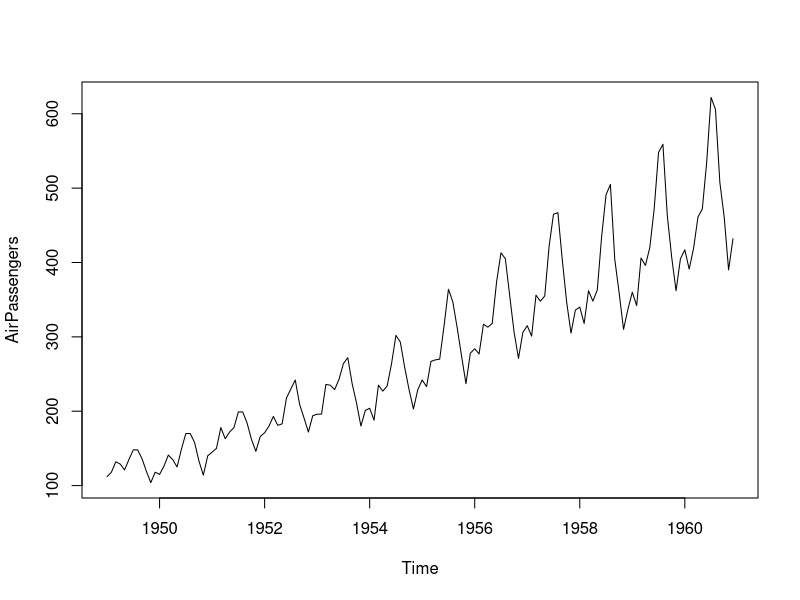
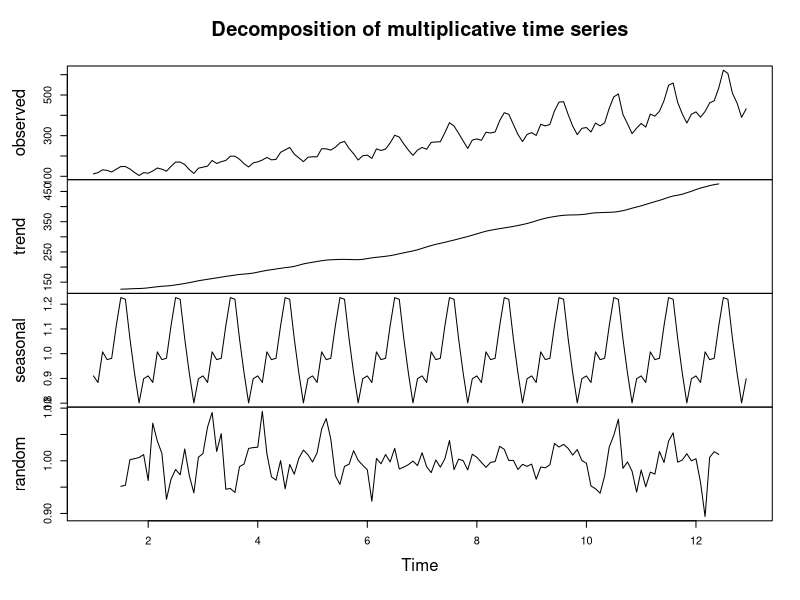
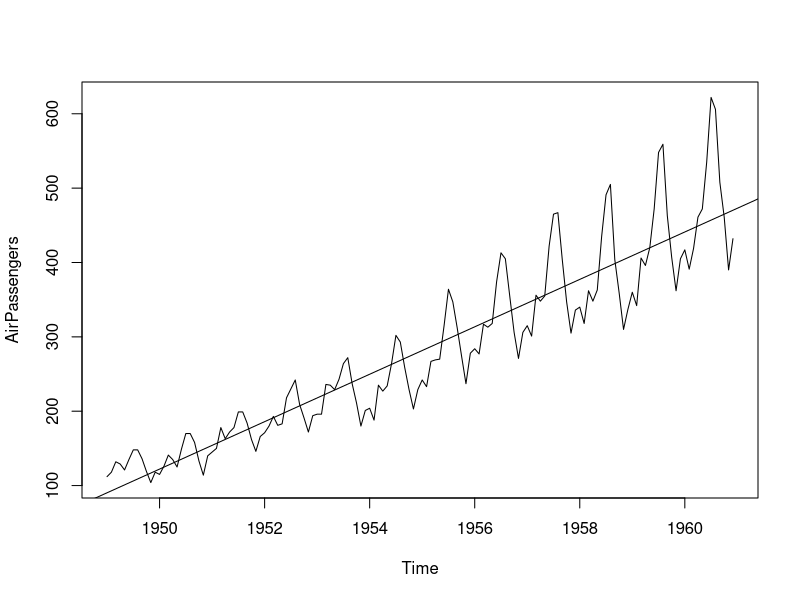
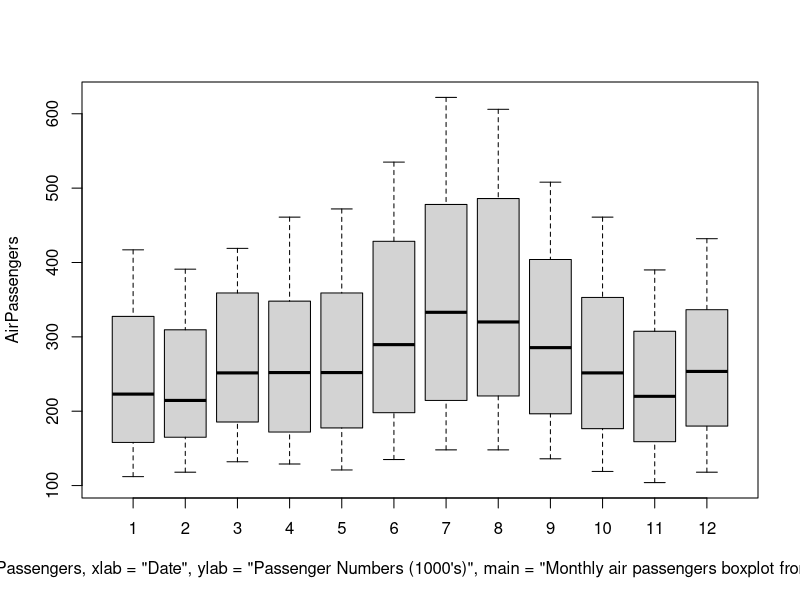
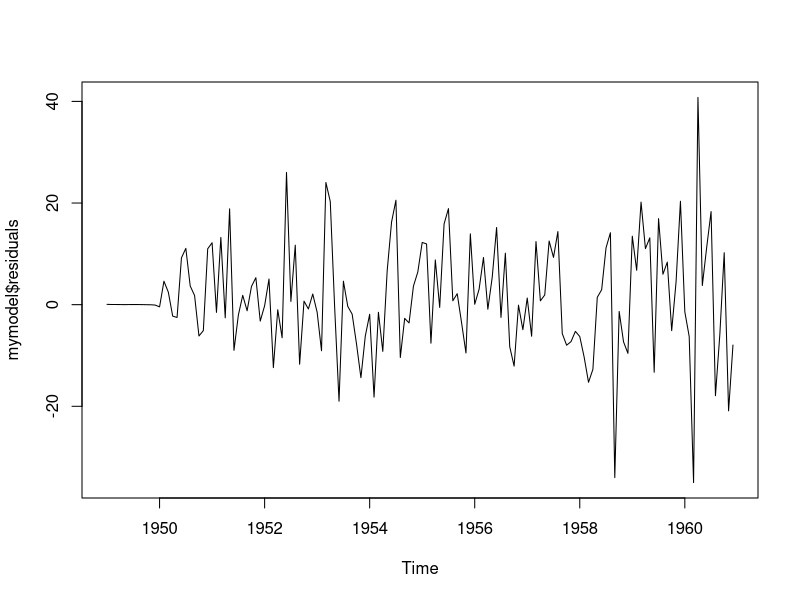
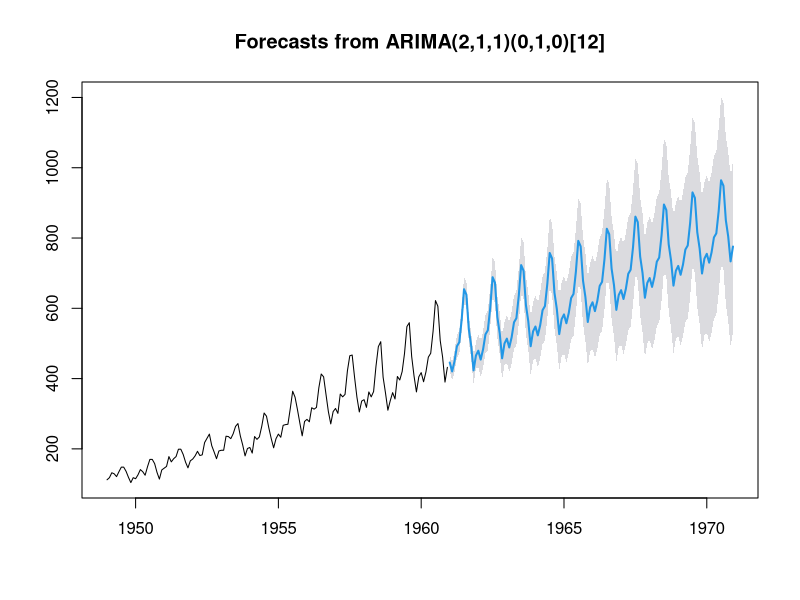

These figures' R source, in order:
library(forecast)

data("AirPassengers")
class(AirPassengers)

sum(is.na(AirPassengers))
summary(AirPassengers)
plot(AirPassengers)


tsdata <- ts(AirPassengers, frequency = 12) 
ddata <- decompose(tsdata, "multiplicative")
plot(ddata)

plot(AirPassengers)
abline(reg=lm(AirPassengers~time(AirPassengers)))


boxplot(AirPassengers~cycle(AirPassengers, xlab="Date", ylab = "Passenger Numbers (1000's)", main = "Monthly air passengers boxplot from 1949-1960"))

mymodel <- auto.arima(AirPassengers)
mymodel

plot.ts(mymodel$residuals)

myforecast <- forecast(mymodel, level=c(95), h=10*12)
plot(myforecast)

Box.test(mymodel$resid, lag=5, type="Ljung-Box")
Box.test(mymodel$resid, lag=10, type="Ljung-Box")
Box.test(mymodel$resid, lag=15, type="Ljung-Box")